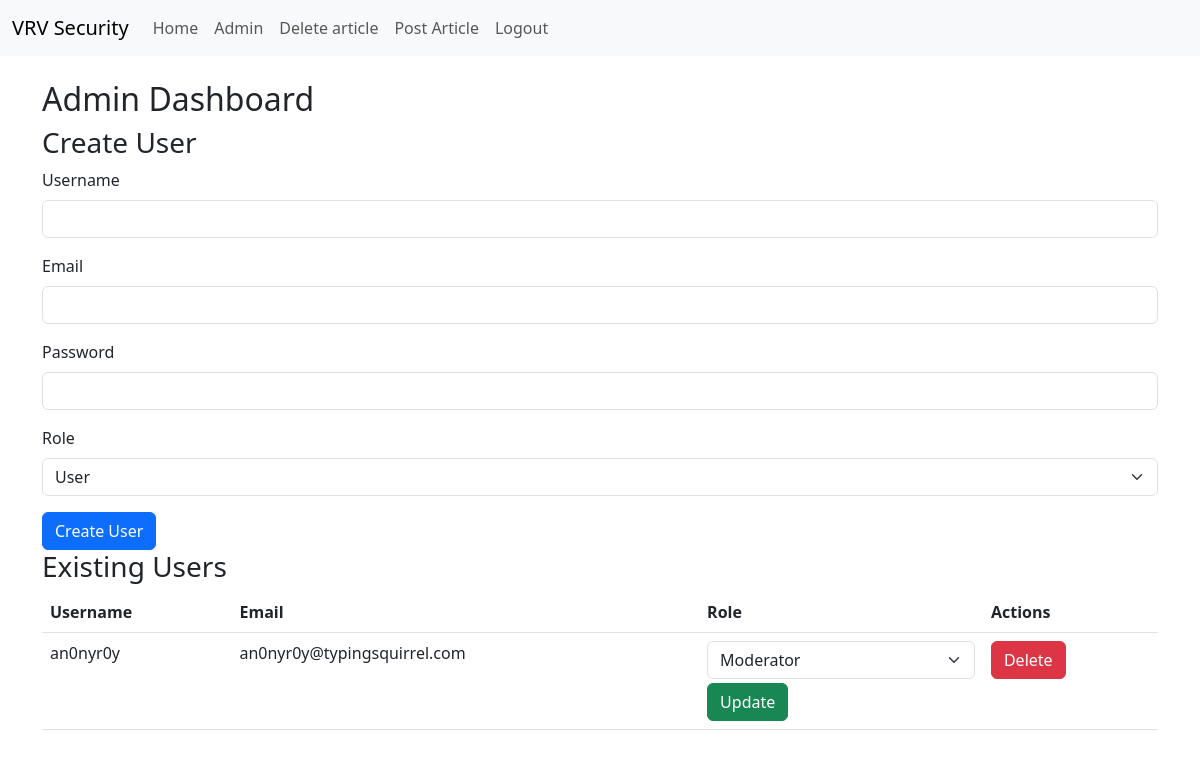
Page /admin (signed in) on the earlier database version.
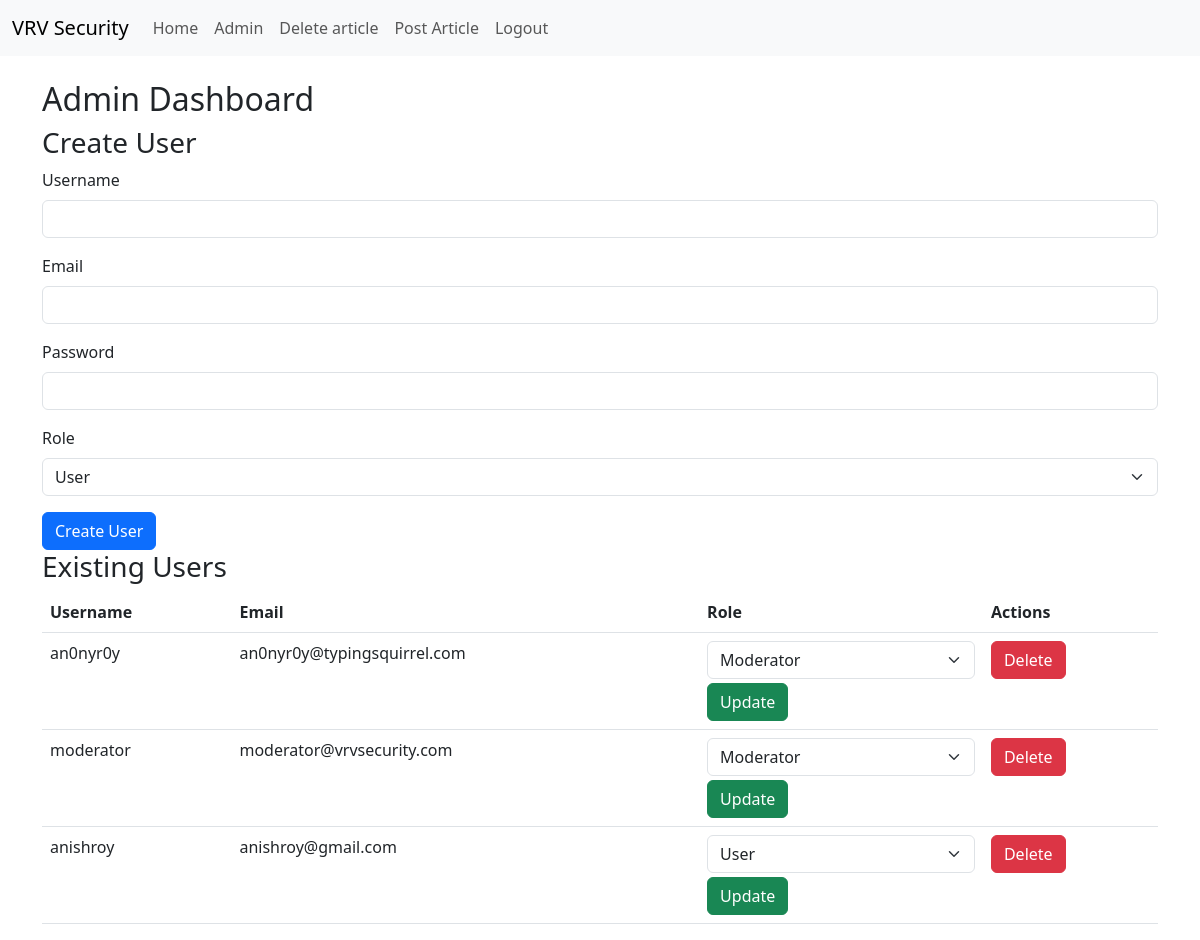
Same page on the later database version.
### app.py (models this page shows, shortened)
class User(UserMixin, db.Model):
    id = db.Column(db.Integer, primary_key=True)
    username = db.Column(db.String(120), unique=True, nullable=False)
    email = db.Column(db.String(120), unique=True, nullable=False)
    password = db.Column(db.String(120), nullable=False)
    role = db.Column(db.String(80), nullable=False)

### app.py (the view, shortened to what this page needs)
@app.route('/admin', methods=['GET', 'POST'])
@token_required
def admin(current_user):
    if current_user.role != 'admin':
        flash('You do not have permission to access this page.', 'danger')
        return redirect(url_for('home'))
    users = User.query.filter(User.role!='admin').all()
    return render_template('admin.html', users=users)

### app.py (called while the page is built)
def token_required(f):
    @wraps(f)
    def decorated(*args, **kwargs):
        token = request.cookies.get('jwt_token')
        if not token:
            return jsonify({'message': 'JWT Token is missing!'}), 401
        try:
            data = jwt.decode(token, app.config['SECRET_KEY'], algorithms=['HS256'])
            current_user = User.query.filter_by(email=data['sub']).first()
            if not current_user:
                return jsonify({'message': 'User not found!'}), 401
        except jwt.ExpiredSignatureError:
            return jsonify({'message': 'Token has expired!'}), 401
        except jwt.InvalidTokenError:
            return jsonify({'message': 'Invalid token!'}), 401
        return f(current_user, *args, **kwargs)
    return decorated

@login_manager.user_loader
def load_user(user_id):
    return User.query.get(int(user_id))

### templates/admin.html (shortened to what this page needs)
{% extends 'base.html' %}
{% block content %}
<h2>Admin Dashboard</h2>
<h3>Create User</h3>
<form method="post" action="{{ url_for('admin') }}">
    <div class="mb-3">
        <label for="username" class="form-label">Username</label>
        <input type="username" class="form-control" id="username" name="username" required>
    </div>
    <div class="mb-3">
        <label for="email" class="form-label">Email</label>
        <input type="email" class="form-control" id="email" name="email" required>
    </div>
    <div class="mb-3">
        <label for="password" class="form-label">Password</label>
        <input type="password" class="form-control" id="password" name="password" required>
    </div>
    <div class="mb-3">
        <label for="role" class="form-label">Role</label>
        <select class="form-select" id="role" name="role" required>
            <option value="user">User</option>
        </select>
    </div>
    <button type="submit" class="btn btn-primary">Create User</button>
</form>
<h3>Existing Users</h3>
<table class="table">
    <thead>
        <tr>
            <th>Username</th>
            <th>Email</th>
            <th>Role</th>
            <th>Actions</th>
        </tr>
    </thead>
    <tbody>
        {% for user in users %}
        <tr>
            <td>{{ user.username }}</td>
            <td>{{ user.email }}</td>
             <td>
            <form method="post" action="{{ url_for('edit_role', id=user.id) }}" style="display: inline;">
                <select class="form-select" name="role" required>
                    <option value="user" {% if user.role == 'user' %}selected{% endif %}>User</option>
                    <option value="moderator" {% if user.role == 'moderator' %}selected{% endif %}>Moderator</option>
                </select>
                <button type="submit" class="btn btn-success mt-1">Update</button>
            </form>
            </td>
            <td>
                <form method="post" action="{{ url_for('delete_user', id=user.id) }}" style="display: inline;">
                    <button type="submit" class="btn btn-danger">Delete</button>
                </form>
            </td>
        </tr>
        {% endfor %}
    </tbody>
</table>
{% endblock %}

### templates/base.html (shortened to what this page needs)
<!DOCTYPE html>
<html lang="en">
<head>
    <link rel="stylesheet" href="https://cdn.jsdelivr.net/npm/bootstrap@5.3.0/dist/css/bootstrap.min.css">
</head>
<body>
    <nav class="navbar navbar-expand-lg navbar-light bg-light">
        <div class="container-fluid">
            <a class="navbar-brand" href="{{ url_for('home') }}">VRV Security</a>
            <div class="collapse navbar-collapse">
                <ul class="navbar-nav me-auto">
                    <li class="nav-item"><a class="nav-link" href="{{ url_for('home') }}">Home</a></li>
                    {% if current_user.is_authenticated %}
                        {% if current_user.role == 'admin' %}
                            <li class="nav-item"><a class="nav-link" href="{{ url_for('admin') }}">Admin</a></li>
                            <li class="nav-item"><a class="nav-link" href="{{ url_for('delete_article') }}">Delete article</a></li>
                        {% elif current_user.role == 'moderator' %}
                            <li class="nav-item"><a class="nav-link" href="{{ url_for('delete_article') }}">Delete article</a></li>
                        {% endif %}
                        <li class="nav-item"><a class="nav-link" href="{{ url_for('post_article') }}">Post Article</a></li>
                        <li class="nav-item"><a class="nav-link" href="{{ url_for('logout') }}">Logout</a></li>
                    {% else %}
                        <li class="nav-item"><a class="nav-link" href="{{ url_for('login') }}">Login</a></li>
                        <li class="nav-item"><a class="nav-link" href="{{ url_for('register') }}">Register</a></li>
                    {% endif %}
                </ul>
            </div>
        </div>
    </nav>
    <div class="container mt-4">
        {% block content %}{% endblock %}
    </div>
</body>
</html>

Differences in the rows shown:
added User: username "moderator", email "moderator@vrvsecurity.com", role "Moderator"
added User: username "anishroy", email "anishroy@gmail.com", role "User"
